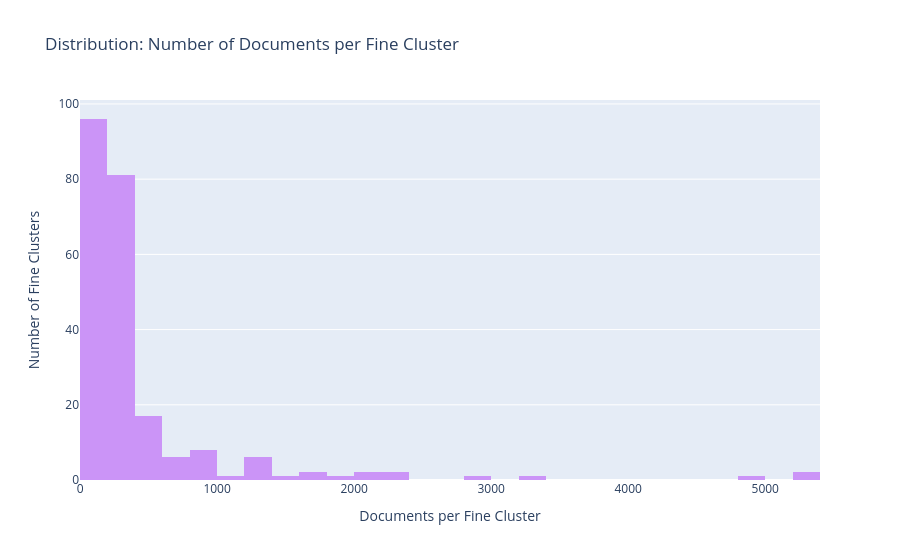

The notebook cell this image was saved under:
### Code cell
# ==========================================
# Chart 2: Documents per Fine Cluster
# ==========================================
# Plot the distribution of cluster sizes (How many documents end up in a fine cluster?)
fig2 = px.histogram(
    df_fine, 
    x="Size", 
    title="Distribution: Number of Documents per Fine Cluster",
    labels={"Size": "Documents per Fine Cluster"},
    nbins=30, # Adjust this if you want wider/narrower bins
    color_discrete_sequence=['#CB94F7']
)
fig2.update_layout(yaxis_title="Number of Fine Clusters")
fig2.show()

### Figure 1 — Plotly figure (JSON) as saved in the notebook; plotly's stock layout.template omitted (floating-point values rounded to 4 significant figures; data arrays with more than 128 entries replaced by an {"elided": "..."} marker saying what was removed)
{"data": [{"bingroup": "x", "hovertemplate": "Documents per Fine Cluster=%{x}<br>count=%{y}<extra></extra>", "legendgroup": "", "marker": {"color": "#CB94F7", "pattern": {"shape": ""}}, "name": "", "nbinsx": 30, "orientation": "v", "showlegend": false, "type": "histogram", "x": {"elided": "228 int values"}, "xaxis": "x", "yaxis": "y"}], "layout": {"barmode": "relative", "legend": {"tracegroupgap": 0}, "title": {"text": "Distribution: Number of Documents per Fine Cluster"}, "xaxis": {"anchor": "y", "domain": [0, 1], "title": {"text": "Documents per Fine Cluster"}}, "yaxis": {"anchor": "x", "domain": [0, 1], "title": {"text": "Number of Fine Clusters"}}}}
